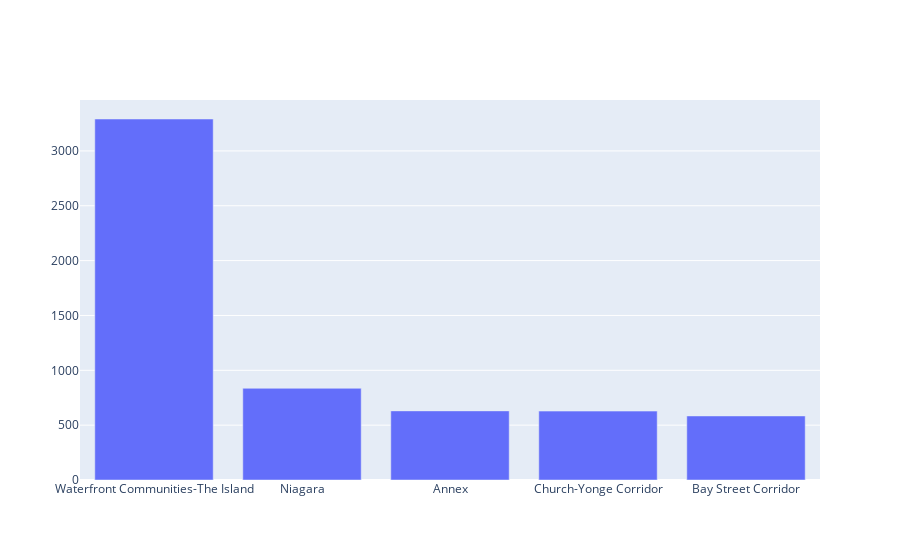

This figure's notebook cell:
### Code cell
figCntVSNgh = go.Figure([go.Bar(x = ngh_counts['neighbourhood_cleansed'], y = ngh_counts['Counts'])])
figCntVSNgh.show()

### Figure 1 — Plotly figure (JSON) as saved in the notebook; plotly's stock layout.template omitted (floating-point values rounded to 4 significant figures)
{"data": [{"type": "bar", "x": ["Waterfront Communities-The Island", "Niagara", "Annex", "Church-Yonge Corridor", "Bay Street Corridor"], "y": [3291, 836, 630, 628, 584]}], "layout": {"autosize": true, "xaxis": {"autorange": true, "range": [-0.5, 4.5], "type": "category"}, "yaxis": {"autorange": true, "range": [0, 3464.0], "type": "linear"}}}
